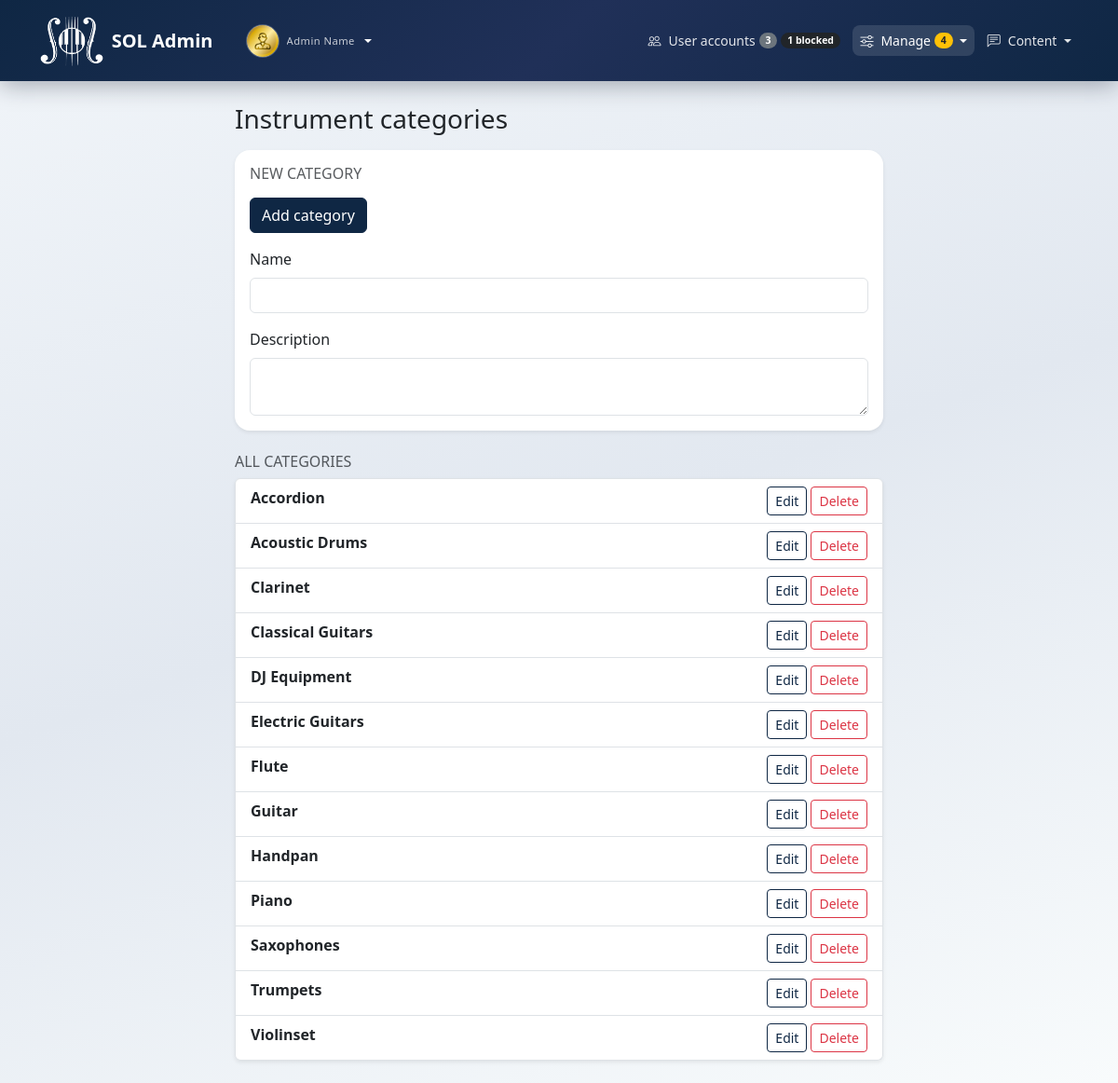
The app's page /admin/categories_admin.php (signed in) with its own data.
### tables this page shows
CREATE TABLE IF NOT EXISTS `users` (
  `id` int(11) NOT NULL AUTO_INCREMENT,
  `first_name` varchar(255) NOT NULL,
  `last_name` varchar(255) NOT NULL,
  `pass` varchar(255) NOT NULL,
  `email` varchar(255) NOT NULL,
  `dob` date DEFAULT NULL,
  `picture` varchar(255) DEFAULT 'avatar.png',
  `status` varchar(10) NOT NULL DEFAULT 'user',
  `account_blocked` tinyint(1) NOT NULL DEFAULT 0,
  PRIMARY KEY (`id`),
  UNIQUE KEY `uk_users_email` (`email`)
);

CREATE TABLE IF NOT EXISTS `categories` (
  `id` int(11) NOT NULL AUTO_INCREMENT,
  `name` varchar(80) NOT NULL,
  `description` varchar(255) DEFAULT NULL,
  `created_at` timestamp NULL DEFAULT current_timestamp(),
  `updated_at` timestamp NULL DEFAULT current_timestamp() ON UPDATE current_timestamp(),
  PRIMARY KEY (`id`),
  UNIQUE KEY `uk_categories_name` (`name`)
);

### includes/app.php (called while the page is built, shortened)
<?php
require_once SOL_ROOT . "/db_connect.php";
function sol_base(): string
{
    static $base = null;
    if ($base !== null) {
        return $base;
    }
    $rootReal = realpath(SOL_ROOT);
    $dir = realpath(dirname($_SERVER["SCRIPT_FILENAME"]));
    $base = "";
    while ($dir !== $rootReal && str_starts_with($dir, $rootReal)) {
        $base .= "../";
        $parent = dirname($dir);
        $dir = $parent;
    }
    return $base;
}
function sol_url(string $path): string
{
    return sol_base() . ltrim($path, "/");
}
function sol_ensure_session_carts(mysqli $db): void
{
    $rentNotesMax = sol_rent_delivery_notes_max_len($db);
    if (!isset($_SESSION["cart"]) || isset($_SESSION["_cart_migrated"])) {
        return;
    }
}
function sol_admin_nav_counts(mysqli $db): array
{
    $out = [
        "pending_rentals" => 0,
        "unread_messages" => 0,
        "pending_orders" => 0,
        "blocked_users" => 0,
        "users_total" => 0,
        "products" => 0,
        "suppliers" => 0,
        "instruments_active" => 0,
        "instruments_inactive" => 0,
        "categories" => 0,
        "faq_entries" => 0,
    ];
    $scalar = static function (mysqli $mysqli, string $sql): int {
        $r = $mysqli->query($sql);
        if ($r && ($row = $r->fetch_assoc())) {
            return (int)($row["c"] ?? 0);
        }
        return 0;
    };
    $out["users_total"] = $scalar($db, "SELECT COUNT(*) AS c FROM users");
    if (sol_db_column_exists($db, "users", "account_blocked")) {
        $out["blocked_users"] = $scalar(
            $db,
            "SELECT COUNT(*) AS c FROM users WHERE COALESCE(account_blocked,0) = 1 AND LOWER(TRIM(COALESCE(status,''))) <> 'adm'"
        );
    }
    if (sol_db_table_exists($db, "rental_requests")) {
        $out["pending_rentals"] = $scalar($db, "SELECT COUNT(*) AS c FROM rental_requests WHERE status = 'pending'");
    }
    if (sol_db_table_exists($db, "contact_messages")) {
        $out["unread_messages"] = $scalar($db, "SELECT COUNT(*) AS c FROM contact_messages WHERE is_read = 0");
    }
    if (sol_db_table_exists($db, "orders")) {
        $out["pending_orders"] = $scalar($db, "SELECT COUNT(*) AS c FROM orders WHERE status = 'pending'");
    }
    if (sol_db_table_exists($db, "products")) {
        $out["products"] = $scalar($db, "SELECT COUNT(*) AS c FROM products");
    }
    if (sol_db_table_exists($db, "suppliers")) {
        $out["suppliers"] = $scalar($db, "SELECT COUNT(*) AS c FROM suppliers");
    }
    if (sol_db_table_exists($db, "instruments")) {
        $out["instruments_active"] = $scalar($db, "SELECT COUNT(*) AS c FROM instruments WHERE is_active = 1");
        $out["instruments_inactive"] = $scalar($db, "SELECT COUNT(*) AS c FROM instruments WHERE is_active = 0");
    }
    if (sol_db_table_exists($db, "categories")) {
        $out["categories"] = $scalar($db, "SELECT COUNT(*) AS c FROM categories");
    }
    if (sol_db_table_exists($db, "faq")) {
        $out["faq_entries"] = $scalar($db, "SELECT COUNT(*) AS c FROM faq");
    }
    return $out;
}
function sol_current_uid(): int
{
    if (isset($_SESSION["uid"])) {
        return (int)$_SESSION["uid"];
    }
    return 0;
}
function sol_db_table_exists(mysqli $db, string $table): bool
{
    static $cache = [];
    if (array_key_exists($table, $cache)) {
        return $cache[$table];
    }
    $st = $db->prepare(
        "SELECT 1 FROM INFORMATION_SCHEMA.TABLES WHERE TABLE_SCHEMA = DATABASE() AND TABLE_NAME = ? LIMIT 1"
    );
    $st->bind_param("s", $table);
    $st->execute();
    $cache[$table] = $st->get_result()->num_rows > 0;
    return $cache[$table];
}
function sol_db_column_exists(mysqli $db, string $table, string $column): bool
{
    static $cache = [];
    $key = $table . "." . $column;
    if (array_key_exists($key, $cache)) {
        return $cache[$key];
    }
    $st = $db->prepare(
        "SELECT 1 FROM INFORMATION_SCHEMA.COLUMNS
         WHERE TABLE_SCHEMA = DATABASE() AND TABLE_NAME = ? AND COLUMN_NAME = ? LIMIT 1"
    );
    $st->bind_param("ss", $table, $column);
    $st->execute();
    $cache[$key] = $st->get_result()->num_rows > 0;
    return $cache[$key];
}
sol_ensure_session_carts($connect);

### includes/intl_address.php (called while the page is built, shortened)
<?php
function sol_rent_delivery_notes_max_len(mysqli $db): int
{
    if (!sol_db_column_exists($db, "rental_requests", "delivery_notes")) {
        return 500;
    }
    $st = $db->prepare(
        "SELECT CHARACTER_MAXIMUM_LENGTH AS m, DATA_TYPE AS t FROM INFORMATION_SCHEMA.COLUMNS
         WHERE TABLE_SCHEMA = DATABASE() AND TABLE_NAME = 'rental_requests' AND COLUMN_NAME = 'delivery_notes' LIMIT 1"
    );
    $st->execute();
    $row = $st->get_result()->fetch_assoc();
    $m = isset($row["m"]) ? (int)$row["m"] : 0;
    if ($m > 0) {
        return min($m, 8000);
    }
    return 500;
}

### admin/categories_admin.php (the view, shortened to what this page needs)
<?php
require_once dirname(__DIR__) . "/includes/app.php";
if (!sol_db_table_exists($connect, "categories")) {
    $page_title = "Categories";
    $nav_role = "admin";
    $active_nav = "categories_admin";
    require_once dirname(__DIR__) . "/includes/layout_top.php";
    echo '<div class="container py-4"><div class="alert alert-warning">Table <code>categories</code> is missing. Run <code>schema_updates.sql</code> first.</div></div>';
    require_once dirname(__DIR__) . "/includes/layout_bottom.php";
    exit;
}
$editRow = null;
$list = $connect->query("SELECT * FROM categories ORDER BY name ASC");
$all = $list ? $list->fetch_all(MYSQLI_ASSOC) : [];
$nav_role = "admin";
$active_nav = "categories_admin";
require_once dirname(__DIR__) . "/includes/layout_top.php";
?>
<div class="container py-4" style="max-width: 720px;">
    <h1 class="h3 mb-3">Instrument categories</h1>
    <div class="card border-0 shadow-sm mb-4 sol-card-shell">
        <div class="card-body">
            <h2 class="h6 text-uppercase text-muted mb-3"><?= $editRow ? "Edit category" : "New category" ?></h2>
            <form method="post">
                <?php if ($editRow): ?>
                    <input type="hidden" name="id" value="<?= (int)$editRow["id"] ?>">
                    <button type="submit" name="update_cat" value="1" class="btn btn-primary mb-3">Save changes</button>
                    <a href="<?= htmlspecialchars(sol_url("admin/categories_admin.php"), ENT_QUOTES, "UTF-8") ?>" class="btn btn-outline-secondary mb-3 ms-1">Cancel edit</a>
                <?php else: ?>
                    <button type="submit" name="create_cat" value="1" class="btn btn-primary mb-3">Add category</button>
                <?php endif; ?>
                <div class="mb-3">
                    <label class="form-label">Name</label>
                    <input type="text" name="name" class="form-control" required maxlength="80"
                           value="<?= htmlspecialchars((string)($editRow["name"] ?? ""), ENT_QUOTES, "UTF-8") ?>">
                </div>
                <div class="mb-0">
                    <label class="form-label">Description</label>
                    <textarea name="description" class="form-control" rows="2" maxlength="255"><?= htmlspecialchars((string)($editRow["description"] ?? ""), ENT_QUOTES, "UTF-8") ?></textarea>
                </div>
            </form>
        </div>
    </div>
    <h2 class="h6 text-uppercase text-muted mb-2">All categories</h2>
    <ul class="list-group shadow-sm border-0">
        <?php foreach ($all as $c): ?>
            <li class="list-group-item d-flex justify-content-between align-items-start gap-2 flex-wrap">
                <div>
                    <strong><?= htmlspecialchars((string)$c["name"], ENT_QUOTES, "UTF-8") ?></strong>
                </div>
                <div class="d-flex gap-1">
                    <a class="btn btn-sm btn-outline-primary" href="<?= htmlspecialchars(sol_url("admin/categories_admin.php?edit=" . (int)$c["id"]), ENT_QUOTES, "UTF-8") ?>">Edit</a>
                    <form method="post" data-sol-confirm="Delete this category?">
                        <button type="submit" name="delete_cat" value="1" class="btn btn-sm btn-outline-danger">Delete</button>
                    </form>
                </div>
            </li>
        <?php endforeach; ?>
    </ul>
</div>
<?php require_once dirname(__DIR__) . "/includes/layout_bottom.php";

### includes/partials/navbar.php (shortened to what this page needs)
<?php
$homeUrl = sol_url("index.php");
$isGuest = $nav_role === "guest";
$isAuth = $nav_role === "auth";
$isUser = $nav_role === "user";
$isAdmin = $nav_role === "admin";
$brandHref = $isAdmin ? sol_url("admin/dashboard.php") : ($isGuest ? $homeUrl : sol_url("account/home.php"));
$brandLabel = $isAdmin ? "SOL Admin" : "SOL";
$collapseId = "solNavCollapse";
if ($isAdmin) {
    $adminManageAttention = (int)$adminNavCounts["pending_rentals"] + (int)$adminNavCounts["pending_orders"];
}
?>
<nav class="navbar navbar-expand-lg sol-navbar py-3" data-bs-theme="dark">
    <div class="container" style="max-width: 1140px;">
        <?php if ($isGuest || $isAuth): ?>
        <a class="navbar-brand d-flex align-items-center gap-2 gap-md-3 text-white text-decoration-none mb-0" href="<?= htmlspecialchars($brandHref, ENT_QUOTES, "UTF-8") ?>">
            <img src="<?= htmlspecialchars(sol_url("info/sol-logo.png"), ENT_QUOTES, "UTF-8") ?>" alt="SOL" class="sol-navbar-logo flex-shrink-0">
            <span class="d-flex flex-column lh-1">
                <span class="fw-semibold"><?= htmlspecialchars($brandLabel, ENT_QUOTES, "UTF-8") ?></span>
            </span>
        </a>
        <?php else: ?>
        <div class="d-flex align-items-center gap-2 gap-md-3 me-2 me-lg-3 flex-shrink-1 min-w-0 sol-navbar-brand-cluster">
            <a class="navbar-brand d-flex align-items-center gap-2 text-white text-decoration-none mb-0 py-0" href="<?= htmlspecialchars($brandHref, ENT_QUOTES, "UTF-8") ?>">
                <img src="<?= htmlspecialchars(sol_url("info/sol-logo.png"), ENT_QUOTES, "UTF-8") ?>" alt="SOL" class="sol-navbar-logo flex-shrink-0">
                <span class="fw-semibold d-none d-sm-inline"><?= htmlspecialchars($brandLabel, ENT_QUOTES, "UTF-8") ?></span>
            </a>
            <div class="dropdown">
                <a class="sol-navbar-user-toggle d-flex align-items-center gap-2 text-white text-decoration-none dropdown-toggle <?= ($isUser && $active_nav === "profile") ? "active" : "" ?>"
                   href="#" id="solNavbarUserMenu" role="button" data-bs-toggle="dropdown" data-bs-auto-close="true" aria-expanded="false" aria-label="Account menu">
                    <img src="<?= htmlspecialchars(sol_url("pictures/" . $userPictureNav), ENT_QUOTES, "UTF-8") ?>"
                         width="36" height="36" alt=""
                         class="rounded-circle border border-light border-opacity-25 object-fit-cover flex-shrink-0">
                    <span class="d-flex flex-column lh-1 text-start min-w-0 d-none d-sm-flex">
                        <span class="sol-brand-sub text-truncate" style="max-width: 9.5rem"><?= htmlspecialchars($displayNameNav, ENT_QUOTES, "UTF-8") ?></span>
                    </span>
                </a>
            </div>
        </div>
        <?php endif; ?>
        <div class="collapse navbar-collapse" id="<?= $collapseId ?>">
            <ul class="navbar-nav ms-auto align-items-lg-center sol-nav-toolbar flex-wrap mt-3 mt-lg-0">
                <?php if ($isGuest): ?>
                    <li class="nav-item dropdown">
                        <a class="nav-link nav-link-custom dropdown-toggle <?= ($active_nav === "faq" || $active_nav === "contact") ? "active" : "" ?>" href="#" role="button" data-bs-toggle="dropdown"><i class="bi bi-life-preserver me-1"></i> Help</a>
                        <ul class="dropdown-menu dropdown-menu-dark dropdown-menu-end">
                            <li><a class="dropdown-item" href="<?= htmlspecialchars(sol_url("faq.php"), ENT_QUOTES, "UTF-8") ?>">FAQ</a></li>
                            <li><a class="dropdown-item" href="<?= htmlspecialchars(sol_url("contact.php"), ENT_QUOTES, "UTF-8") ?>">Contact</a></li>
                        </ul>
                    </li>
                    <li class="nav-item ms-lg-2"><a class="btn btn-light btn-sm rounded-pill px-3" href="<?= htmlspecialchars(sol_url("register.php"), ENT_QUOTES, "UTF-8") ?>"><i class="bi bi-person-plus me-1"></i> Register</a></li>
                    <li class="nav-item ms-lg-1"><a class="btn btn-outline-light btn-sm rounded-pill px-3" href="<?= htmlspecialchars(sol_url("login.php"), ENT_QUOTES, "UTF-8") ?>"><i class="bi bi-box-arrow-in-right me-1"></i> Log in</a></li>
                <?php elseif ($isAdmin): ?>
                    <li class="nav-item">
                        <a class="nav-link nav-link-custom d-flex align-items-center flex-wrap gap-1 <?= $active_nav === "users_admin" ? "active" : "" ?>" href="<?= htmlspecialchars(sol_url("admin/users_admin.php"), ENT_QUOTES, "UTF-8") ?>"><i class="bi bi-people me-1"></i><span>User accounts</span><span class="badge bg-secondary rounded-pill"><?= (int)$adminNavCounts["users_total"] ?></span><?php if ((int)$adminNavCounts["blocked_users"] > 0): ?><span class="badge bg-dark rounded-pill" title="Suspended accounts"><?= (int)$adminNavCounts["blocked_users"] ?> blocked</span><?php endif; ?></a>
                    </li>
                    <li class="nav-item dropdown">
                        <a class="nav-link nav-link-custom dropdown-toggle d-inline-flex align-items-center flex-wrap gap-1 <?= $active_nav === "rentals_admin" || $active_nav === "shop_orders_admin" || $active_nav === "instruments_admin" || $active_nav === "categories_admin" || str_starts_with($active_nav, "admin_catalog") ? "active" : "" ?>" href="#" role="button" data-bs-toggle="dropdown"><i class="bi bi-sliders me-1"></i> Manage<?php if ($adminManageAttention > 0): ?><span class="badge bg-warning text-dark rounded-pill"><?= (int)$adminManageAttention ?></span><?php endif; ?></a>
                    </li>
                    <li class="nav-item dropdown">
                        <a class="nav-link nav-link-custom dropdown-toggle d-inline-flex align-items-center flex-wrap gap-1 <?= $active_nav === "faq_admin" || $active_nav === "contact_messages" ? "active" : "" ?>" href="#" role="button" data-bs-toggle="dropdown"><i class="bi bi-chat-left-text me-1"></i> Content</a>
                    </li>
                <?php endif; ?>
            </ul>
        </div>
    </div>
</nav>

### records on screen
users: picture (picture), displayNameNav "Admin Name"
categories: name "Accordion"
categories: name "Acoustic Drums"
categories: name "Clarinet"
categories: name "Classical Guitars"
categories: name "DJ Equipment"
categories: name "Electric Guitars"
categories: name "Flute"
categories: name "Guitar"
categories: name "Handpan"
categories: name "Piano"
categories: name "Saxophones"
categories: name "Trumpets"
categories: name "Violinset"

### other values on screen
$brandLabel "SOL Admin"
$adminNavCounts["users_total"] "3"
$adminNavCounts["blocked_users"] "1"
$adminManageAttention "4"
